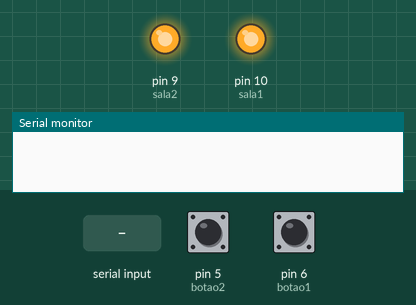
The sketch below on a simulated Arduino Uno, built with avr-gcc and run on an emulated ATmega328P. On the bench: output pins drawn as LEDs (lit = HIGH), the last lines printed to the serial monitor. Dashed ring = blinking. The inputs (shaded band) are chosen by the test bench; at power-on: pin 5 (botao2) LOW, pin 6 (botao1) LOW.

Above: at 1.2 s.
1.3 s: "A" received over the second serial link
At 2.5 s:
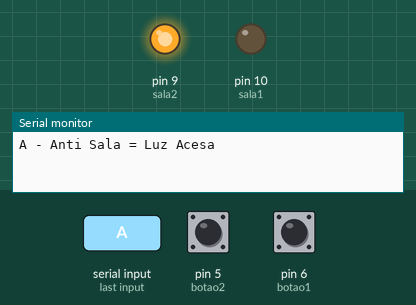
2.8 s: pin 5 (botao2) pulled HIGH for 3.2 s
At 3.7 s:
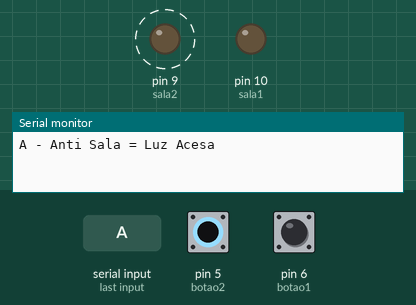
7.5 s: pin 6 (botao1) pulled HIGH for 3.2 s
At 10.8 s:
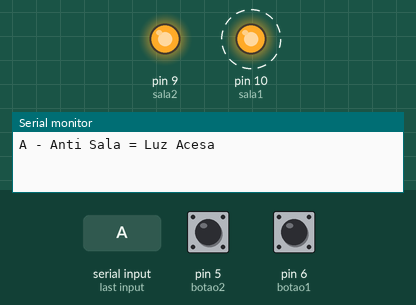
12.2 s: "B" received over the second serial link
At 13.3 s:
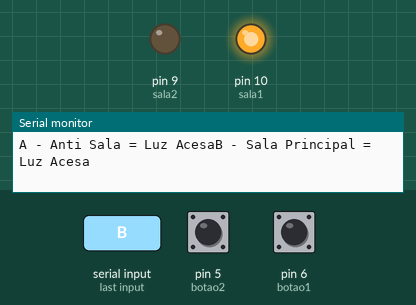
13.7 s: pin 5 (botao2) pulled HIGH for 1 s
At 14.8 s:
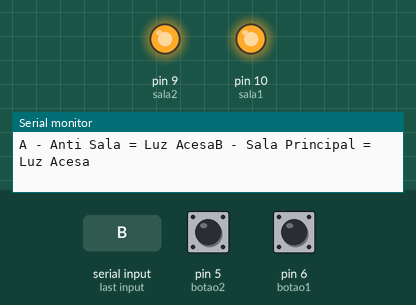
16.2 s: pin 5 (botao2) pulled HIGH for 0.15 s
At 17.5 s:
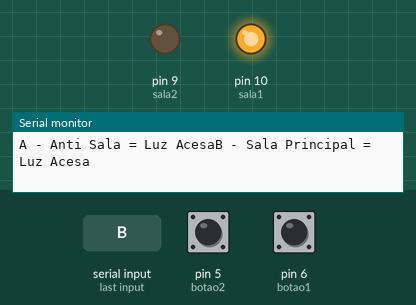
Timing chart, 0 to 18.8 s (numbered marks = the images above; inputs shaded):
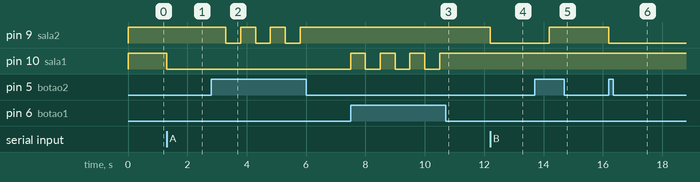

Measured:
- after the input at 1.3 s, pin 10 (sala1): HIGH → LOW at once
- after the input at 2.8 s, pin 9 (sala2): alternates HIGH for 0.50 s and LOW for 0.50 s, 6 changes in all, then stays HIGH, starting after 0.50 s
- after the input at 7.5 s, pin 10 (sala1): alternates HIGH for 0.50 s and LOW for 0.50 s, 7 changes in all, then stays HIGH, starting at once
- after the input at 12.2 s, pin 9 (sala2): HIGH → LOW at once
- after the input at 13.7 s, pin 9 (sala2): LOW → HIGH after 0.50 s
- after the input at 16.2 s, pin 9 (sala2): HIGH → LOW at once

The sketch:

Sala_e_Anti_Sala_e_Botoes_Edit.ino
```cpp
#include<SoftwareSerial.h> // Lib do BlueTooth


char dados = 0; //Lê 1 byte recebido pelo BlueTooth na porta serial


//=============== ATENCAO PQ OS PINOS RX E TX SAO LIGADOS INVERTIDOS ==================

#define RX 7 //O RX do mod HC-05 sera ligado no TX
#define TX 8 //O TX do mod HC-05 sera ligado no RX

SoftwareSerial bluetooth (RX, TX);

//================================ LUZES =============================================

#define sala1 10
#define sala2 9

//================================ BOTOES =============================================

#define botao1 6
#define botao2 5

int pressionado = 0;
int ligado1 = 0;

int acionado = 0;
int ligado2 = 0;

int tempo = 500;


void setup() {

  Serial.begin(9600);

  pinMode(botao1, INPUT);
  pinMode(botao2, INPUT);
  pinMode(sala1, OUTPUT);
  pinMode(sala2, OUTPUT);


  digitalWrite(sala1, HIGH);
  digitalWrite(sala2, HIGH);

  bluetooth.begin(9600);            //Inicia a comunicacao do modulo BlueTooth

}


void verificaBluetooth() {           // Verifica se existe algum dado a ser lido da serial


  if (bluetooth.available()) {       // verifica se existem bytes a serem lidos da porta serial virtual
    char dados = bluetooth.read();   // Lê 1 byte da porta serial
    Serial.print(dados);             // Mostra esse dado lido na porta serial

    if (dados == 'A') {
      digitalWrite(sala1, LOW);
      Serial.print(" - Anti Sala = Luz Acesa");
    } else {
      if (dados == 'a') {
        digitalWrite(sala1, HIGH);
        Serial.println(" - Anti Sala = Luz Apagada");
      } else {

        if (dados == 'B') {
          digitalWrite(sala2, LOW);
          Serial.print(" - Sala Principal = Luz Acesa");
        }
        if (dados == 'b') {
          digitalWrite(sala2, HIGH);
          Serial.println(" - Sala Principal = Luz Apagada");
        }


        else {

          if (dados == '@') {
            digitalWrite(sala1, LOW);
            digitalWrite(sala2, LOW);

            Serial.print(" - Todas Acesas");
          }
          if (dados == 'S') {
            digitalWrite(sala1, HIGH);
            digitalWrite(sala2, HIGH);
            Serial.println(" - Todas Apagadas");
          }
        }
      }
    }
  }
}


void loop() {

  verificaBluetooth();

  pressionado = digitalRead(botao1);
  if (pressionado == HIGH) {

    switch (ligado1) {
      case 0:
        digitalWrite(sala1, HIGH);
        ligado1 = 1;
        break;
      case 1:
        digitalWrite(sala1, LOW);
        ligado1 = 0;
        break;
    }
    delay(tempo);
  } else {

    acionado = digitalRead(botao2);
    if (acionado == HIGH) {

      switch (ligado2) {
        case 0:
          digitalWrite(sala2, HIGH);
          ligado2 = 1;
          break;
        case 1:
          digitalWrite(sala2, LOW);
          ligado2 = 0;
          break;
      }
      delay(tempo);
    }
  }
}
```
